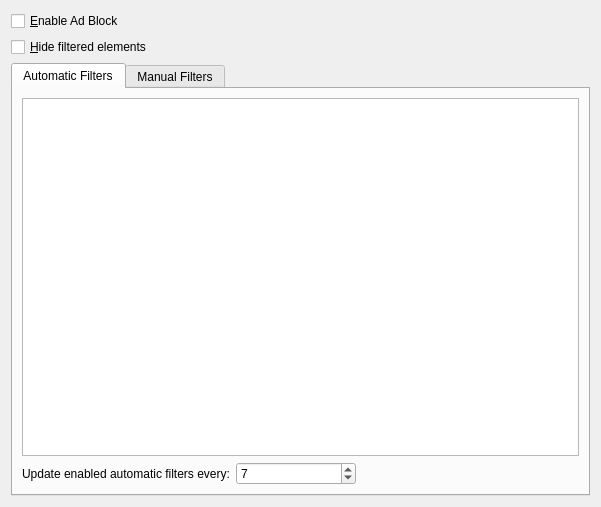
<?xml version="1.0" encoding="UTF-8"?>
<ui version="4.0">
 <class>adblock</class>
 <widget class="QWidget" name="adblock">
  <property name="geometry">
   <rect>
    <x>0</x>
    <y>0</y>
    <width>601</width>
    <height>507</height>
   </rect>
  </property>
  <layout class="QVBoxLayout" name="verticalLayout">
   <item>
    <widget class="QCheckBox" name="checkEnableAdblock">
     <property name="text">
      <string>&amp;Enable Ad Block</string>
     </property>
    </widget>
   </item>
   <item>
    <widget class="QCheckBox" name="checkHideAds">
     <property name="text">
      <string>&amp;Hide filtered elements</string>
     </property>
    </widget>
   </item>
   <item>
    <widget class="KTabWidget" name="tabWidget">
     <property name="toolTip">
      <string/>
     </property>
     <property name="currentIndex">
      <number>0</number>
     </property>
     <widget class="QWidget" name="tab_3">
      <attribute name="title">
       <string>Automatic Filters</string>
      </attribute>
      <layout class="QVBoxLayout" name="verticalLayout_3">
       <item>
        <widget class="QListWidget" name="automaticFiltersListWidget"/>
       </item>
       <item>
        <layout class="QHBoxLayout" name="horizontalLayout_3">
         <item>
          <widget class="QLabel" name="label_3">
           <property name="text">
            <string>Update enabled automatic filters every:</string>
           </property>
          </widget>
         </item>
         <item>
          <widget class="KIntSpinBox" name="spinBox">
           <property name="minimumSize">
            <size>
             <width>120</width>
             <height>0</height>
            </size>
           </property>
           <property name="suffix">
            <string/>
           </property>
           <property name="value">
            <number>7</number>
           </property>
          </widget>
         </item>
         <item>
          <spacer name="horizontalSpacer">
           <property name="orientation">
            <enum>Qt::Horizontal</enum>
           </property>
           <property name="sizeHint" stdset="0">
            <size>
             <width>40</width>
             <height>20</height>
            </size>
           </property>
          </spacer>
         </item>
        </layout>
       </item>
      </layout>
     </widget>
     <widget class="QWidget" name="tab">
      <attribute name="title">
       <string>Manual Filters</string>
      </attribute>
      <layout class="QVBoxLayout" name="verticalLayout_2">
       <item>
        <layout class="QHBoxLayout" name="horizontalLayout">
         <item>
          <widget class="QLabel" name="label">
           <property name="text">
            <string>Search:</string>
           </property>
          </widget>
         </item>
         <item>
          <widget class="KListWidgetSearchLine" name="searchLine"/>
         </item>
        </layout>
       </item>
       <item>
        <widget class="KListWidget" name="manualFiltersListWidget">
         <property name="dragEnabled">
          <bool>true</bool>
         </property>
         <property name="dragDropMode">
          <enum>QAbstractItemView::InternalMove</enum>
         </property>
        </widget>
       </item>
       <item>
        <widget class="QLabel" name="hintLabel">
         <property name="text">
          <string comment="KDE::DoNotExtract">TextLabel</string>
         </property>
        </widget>
       </item>
       <item>
        <layout class="QHBoxLayout" name="horizontalLayout_2">
         <item>
          <widget class="KLineEdit" name="addFilterLineEdit"/>
         </item>
         <item>
          <widget class="QToolButton" name="insertButton">
           <property name="toolTip">
            <string>Add filter expression</string>
           </property>
           <property name="text">
            <string>...</string>
           </property>
          </widget>
         </item>
         <item>
          <widget class="QToolButton" name="removeButton">
           <property name="toolTip">
            <string>Remove filter expression</string>
           </property>
           <property name="text">
            <string>...</string>
           </property>
          </widget>
         </item>
        </layout>
       </item>
      </layout>
     </widget>
    </widget>
   </item>
  </layout>
 </widget>
 <customwidgets>
  <customwidget>
   <class>KLineEdit</class>
   <extends>QLineEdit</extends>
   <header>klineedit.h</header>
  </customwidget>
  <customwidget>
   <class>KIntSpinBox</class>
   <extends>QSpinBox</extends>
   <header>knuminput.h</header>
  </customwidget>
  <customwidget>
   <class>KListWidget</class>
   <extends>QListWidget</extends>
   <header>klistwidget.h</header>
  </customwidget>
  <customwidget>
   <class>KTabWidget</class>
   <extends>QTabWidget</extends>
   <header>ktabwidget.h</header>
   <container>1</container>
  </customwidget>
  <customwidget>
   <class>KListWidgetSearchLine</class>
   <extends>KLineEdit</extends>
   <header>klistwidgetsearchline.h</header>
  </customwidget>
 </customwidgets>
 <resources/>
 <connections/>
</ui>
